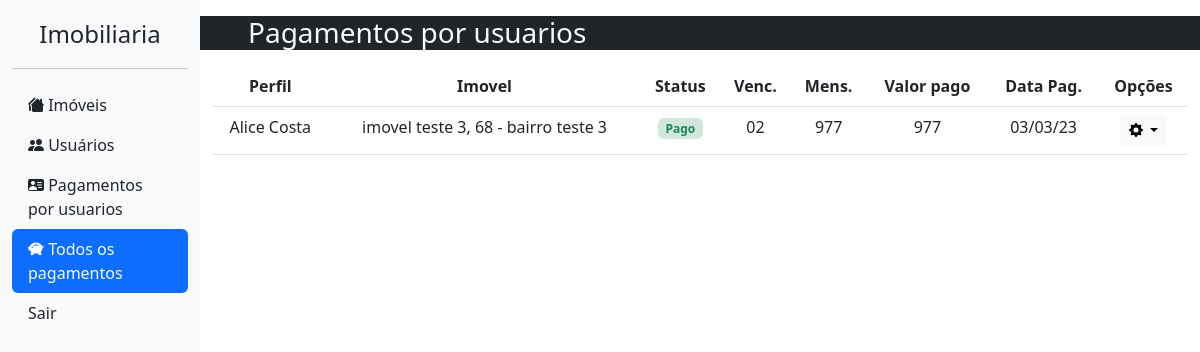
/pagamento/listar-todos-os-pagamentos/ (signed in), run on an earlier commit of the app's database.
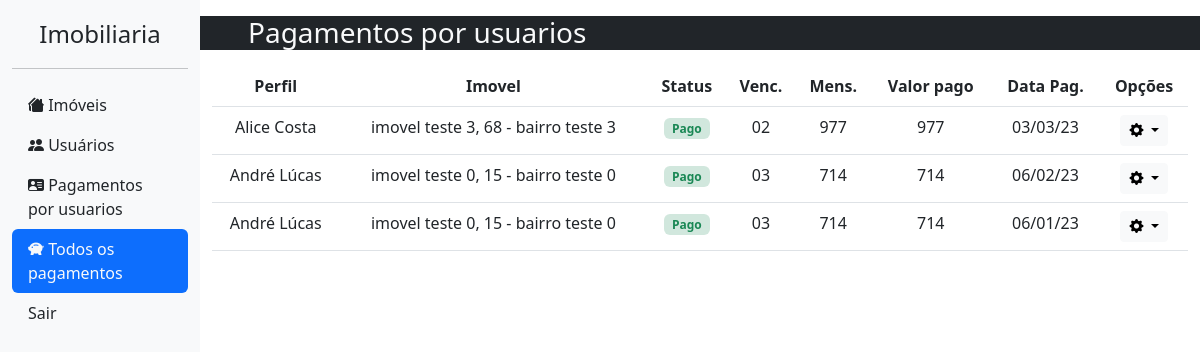
And on a later commit of the database.
### pagamento/models.py (models this page shows, shortened)
class Pagamento(models.Model):
    perfil = models.ForeignKey(Perfil, null=True, on_delete=models.SET_NULL, verbose_name="Usuario pagador")
    status = models.CharField(choices=STATUS_CHOICES, default="A", max_length=20,  verbose_name="Status do pagamento")
    valor_pago = models.CharField(null = True, max_length=10, verbose_name="Valor pago")
    data = models.DateField(null=True, blank=True, verbose_name="Data do pagamento")

### usuario/models.py (models this page shows, shortened)
class Perfil(models.Model):
    cpf = models.CharField(max_length=14, null=True)
    nome_completo = models.CharField(max_length=50, null=True, verbose_name="Nome completo")
    data_nascimento = models.DateField(max_length=10, null=True, blank=True, verbose_name="Data de nascimento")
    telefone = models.CharField(max_length=16, null=True, verbose_name="Telefone para contato")
    data_entrada_imovel = models.DateField(auto_now_add=True, editable=True, verbose_name="Data de entrada no imovel")
    usuario = models.OneToOneField(User, blank=True, on_delete=models.CASCADE)
    imovel = models.OneToOneField(Imovel, null=True, blank=True, on_delete=models.SET_NULL)
    def __str__(self) -> str:
        return self.nome_completo

### imobiliaria/models.py (models this page shows, shortened)
class Imovel(models.Model):
    nome = models.CharField(max_length=50, blank=True, verbose_name='Nome do imóvel / vila / condominio')
    cep = models.CharField(max_length=9, blank=True, verbose_name= 'CEP')
    endereco = models.CharField(max_length=100, blank=True, verbose_name= 'Endereço')
    numero = models.CharField(max_length=100, blank=True, verbose_name= 'Numero')
    bairro = models.CharField(max_length=100, blank=True, verbose_name= 'Bairro')
    cidade = models.CharField(max_length=100, blank=True, verbose_name= 'Cidade')
    uf = models.CharField(max_length=2, blank=True, verbose_name= 'UF')
    mensalidade = models.CharField(max_length=10, blank=True, verbose_name='Mensalidade R$')
    vencimento = models.IntegerField(default=10, verbose_name="Dia do vencimento da mensalidade")
    disponibilidade = models.BooleanField(default=True, verbose_name="Disponibilidade")
    def __str__(self) -> str:
        nome = ''
        if self.nome:
            nome = self.nome
        else:
            nome = self.endereco
        return f'{nome}, {self.numero} - {self.bairro}'

### pagamento/views.py (the view)
# urls.py: path('listar-todos-os-pagamentos/', listar_pagamentos, name='listar-todos-os-pagamentos'),
@login_required
@staff_member_required
def listar_pagamentos(request):
    context = {}
    pagamentos = Pagamento.objects.all().order_by('-data')
    context['pagamentos'] = pagamentos
    return render(request, 'views/listar-todos-pagamentos.html', context)

### pagamento/templates/views/listar-todos-pagamentos.html (shortened to what this page needs)
{% extends 'base.html' %}
{% block content %}
<div class="row d-sm-none d-lg-block bg-dark text-light mb-3">
    <h3 class="ps-5">Pagamentos por usuarios</h3>
</div>
<div class="table-responsive">
    <table class="table table-hover text-center">
        <thead>
            <tr>
                <th scope="col">Perfil</th>
                <th scope="col">Imovel</th>
                <th scope="col">Status</th>
                <th scope="col">Venc.</th>
                <th scope="col">Mens.</th>
                <th scope="col">Valor pago</th>
                <th scope="col">Data Pag.</th>
                <th scope="col">Opções</th>
            </tr>
        </thead>
        <tbody>
            {% for pagamento in pagamentos %}
            <tr>
                <td>{{pagamento.perfil}}</td>
                <td>
                    {% if pagamento.perfil.imovel%}
                        <span>{{pagamento.perfil.imovel}}</span>
                    {% else %}
                    <span class="badge bg-danger-subtle text-danger">Despejado</span>
                    {% endif %}
                </td>
                <td>
                    {% if pagamento.status == "P" %}
                    <span class="badge bg-success-subtle text-success">Pago</span>
                    {% elif pagamento.status == "A" %}
                    <span class="badge bg-warning-subtle text-dark">Em análise</span>
                    {% else %}
                    <span class="badge bg-danger-subtle text-danger">Aguardando</span>
                    {% endif %}
                </td>
                <td>
                    {% if pagamento.perfil.imovel.vencimento > 9 %}
                        {{ pagamento.perfil.imovel.vencimento }}
                    {% else %}
                        0{{pagamento.perfil.imovel.vencimento}}
                    {% endif %}
                </td>
                <td>{{pagamento.perfil.imovel.mensalidade}}</td>
                <td>{{pagamento.valor_pago}}</td>
                <td>{{pagamento.data|date:"d/m/y"}}</td>
                <td>
                    <div class="dropdown">
                        <button type="button" class="btn btn-sm btn-light dropdown-toggle" data-bs-toggle="dropdown">
                            <i class="bi bi-gear-fill"></i>
                        </button>
                    </div>
                </td>
            </tr>
            {% endfor %}
        </tbody>
    </table>
</div>
{% endblock %}

What changed in the data, as far as the page shows it:
added Pagamento: perfil "André Lúcas", perfil.imovel "imovel teste 0, 15 - bairro teste 0", status "Pago", perfil.imovel.vencimento "3", perfil.imovel.mensalidade "714", valor_pago "714", data "06/02/23"
added Pagamento: perfil "André Lúcas", perfil.imovel "imovel teste 0, 15 - bairro teste 0", status "Pago", perfil.imovel.vencimento "3", perfil.imovel.mensalidade "714", valor_pago "714", data "06/01/23"
